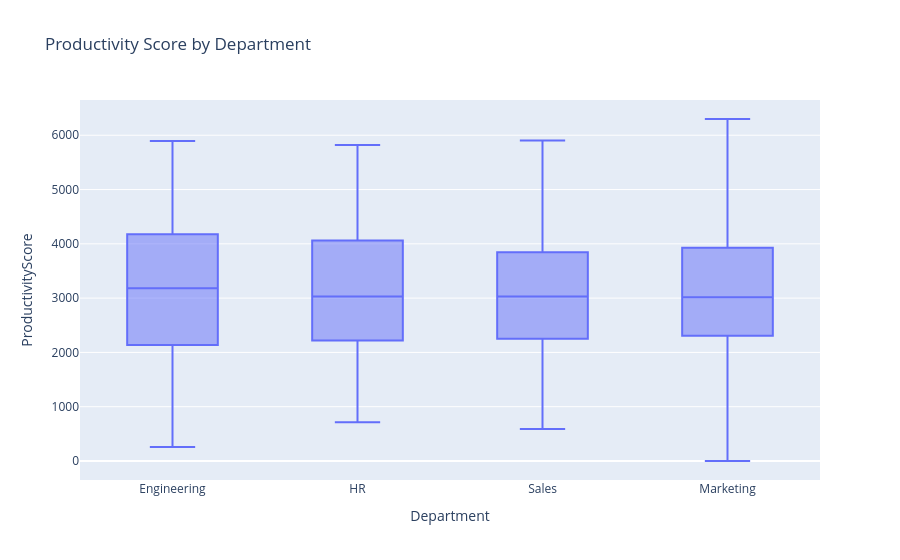

The cell this chart's notebook holds for it:
### Code cell
fig = px.box(
    df,
    x="Department",
    y="ProductivityScore",
    title="Productivity Score by Department"
)
fig.show()

### Figure 1 — Plotly figure (JSON) as saved in the notebook; plotly's stock layout.template omitted (floating-point values rounded to 4 significant figures; data arrays with more than 128 entries replaced by an {"elided": "..."} marker saying what was removed)
{"data": [{"alignmentgroup": "True", "hovertemplate": "Department=%{x}<br>ProductivityScore=%{y}<extra></extra>", "legendgroup": "", "marker": {"color": "#636efa"}, "name": "", "notched": false, "offsetgroup": "", "orientation": "v", "showlegend": false, "type": "box", "x": {"elided": "300 str values"}, "x0": " ", "xaxis": "x", "y": {"elided": "300 float values"}, "y0": " ", "yaxis": "y"}], "layout": {"autosize": true, "boxmode": "group", "legend": {"tracegroupgap": 0}, "title": {"text": "Productivity Score by Department"}, "xaxis": {"anchor": "y", "autorange": true, "domain": [0, 1], "range": [-0.5, 3.5], "title": {"text": "Department"}, "type": "category"}, "yaxis": {"anchor": "x", "autorange": true, "domain": [0, 1], "range": [-350.0, 6649.0], "title": {"text": "ProductivityScore"}, "type": "linear"}}}
